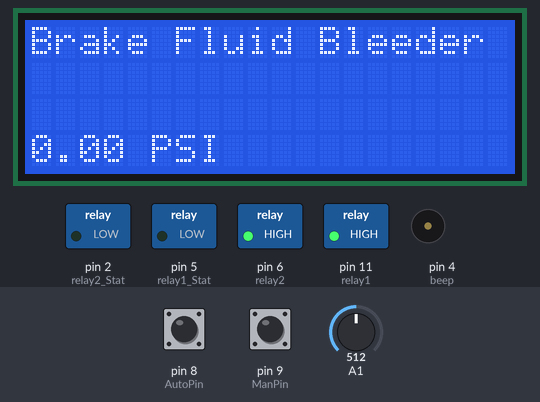
Recording of a sketch running on a simulated Arduino Uno, built with avr-gcc and run on an emulated ATmega328P. Shown: 20×4 character LCD, switched loads named in the sketch (green lamp = pin HIGH), buzzer (waves = sounding, pin HIGH). The test bench sets the inputs (shaded band); at power-on: pin 9 (ManPin) HIGH, pin 8 (AutoPin) HIGH, A1 = 512. What the sketch prints to the serial monitor is not drawn.

Above: at 1.2 s.
1.3 s: pin 9 (ManPin) pulled LOW for 0.15 s
At 2.4 s:
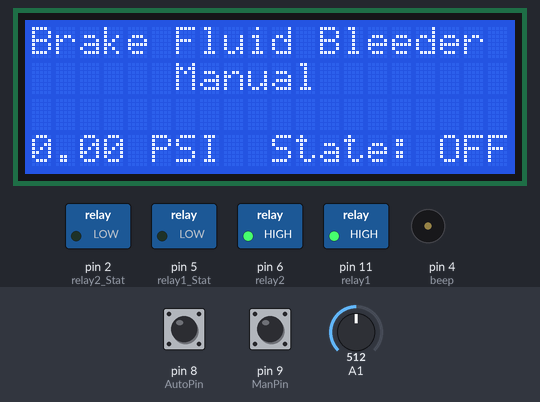
3.1 s: pin 8 (AutoPin) pulled LOW for 0.15 s
At 4.4 s:
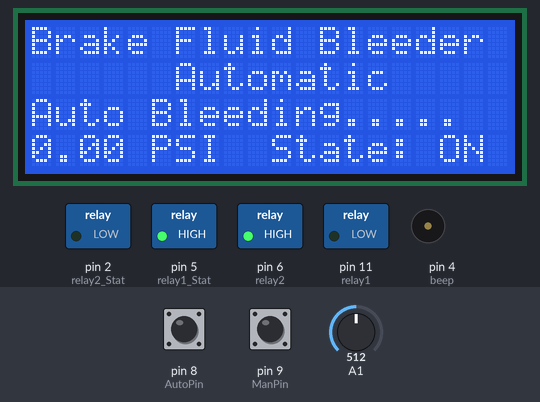
4.7 s: pin 9 (ManPin) pulled LOW for 1 s
At 5.4 s:
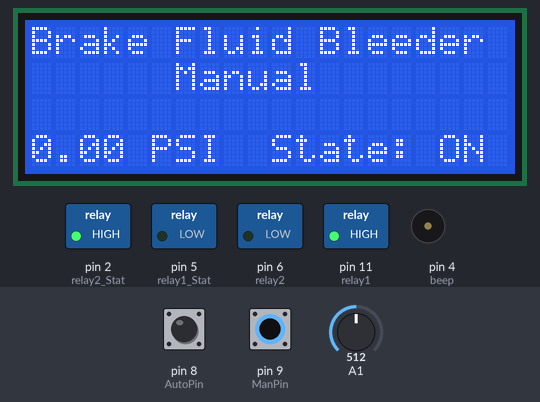
7.3 s: pin 9 (ManPin) pulled LOW for 3.2 s
At 11.8 s:
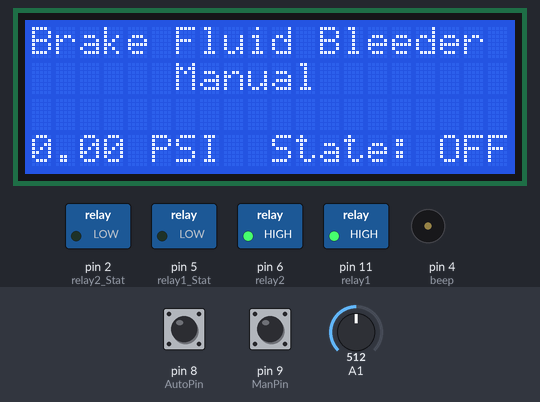
Timing chart, 0 to 13.1 s (numbered marks = the images above; inputs shaded):
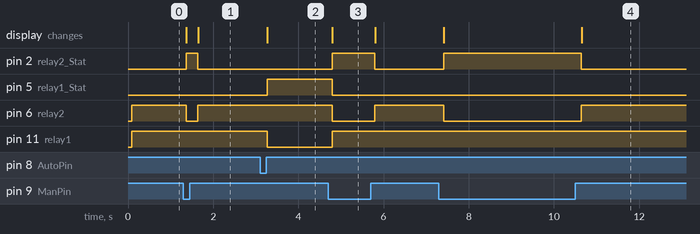

The sketch:

brake_fluid_bleeder_ino.ino
```cpp
/*
 * Dear programmer:
 *
 * When I wrote this code, only god and
 * I knew how it worked.
 * Now, only god knows it!
 *
 * Therefore, if are trying to optimize
 * this routine and it fails (most surely),
 * please increase this counter as a
 * Warning for the next person:
 *
 * total_hours_wasted_here = 658
 *
 */

/*
 *
 * Don't add library here or any instance of class.
 *
 */

#include <LCD_I2C.h>

LCD_I2C lcd(0x27, 20, 4); // Default address of most PCF8574 modules, change according

char ON[] = "ON";
char OFF[] = "OFF";
char BANNER[] = "Brake Fluid Bleeder";
char PROC1[] = "Automatic";
char PROC2[] = "Manual";
char INITIALIZE[] = "Auto Bleeding.....";
char TIMER[] = "Timer:";
char MIN[] = "Min ";
char PSI[] = "Psi: ";

// button pin

const int AutoPin = 8; // constant pin for
const int ManPin = 9; // constant pin for

const int AutonOn = 1; // automatic button
const int ManOn = 2;  // manual button

const int relay1 = 11; // auto relay
const int relay2 = 6; // //man relay

const int relay1_Stat = 5;  // automatic led violet
const int relay2_Stat = 2; // manual led green

const int beep = 4; // buzzer

int status; // status variable

// Potentiometer pin

const int potentiometer = A0; //constant pin for Potentiometer Speed control
const int raw_psi = A1; // raw_psi variable that hold analog data

void setup() {

    Serial.begin(9600); // serial communication with the speed of 9600
    pinMode(beep, OUTPUT);

    pinMode(relay1_Stat, OUTPUT);
    pinMode(relay2_Stat, OUTPUT);

    pinMode(relay1, OUTPUT);
    pinMode(relay2, OUTPUT);

    // button pin as input pullup (button will be low when pressed

    pinMode(AutoPin, INPUT_PULLUP);
    pinMode(ManPin, INPUT_PULLUP);

    lcd.begin(); // If you are using more I2C devices using the Wire library use lcd.begin(false)
    lcd.backlight(); // this stop the library(LCD_I2C) from calling Wire.begin()

    banner();
    digitalWrite(relay1, HIGH);
    digitalWrite(relay2, HIGH);
}

void loop() {


    /*
     *
     * TODO: - Optimize this routine
     *
     */

    // int pot_value = analogRead(A0);
    // int min = map(pot_value, 0, 1024, 0, 15000 );

    banner(); // function call

    int Automatic = digitalRead(AutoPin);
    int Manual = digitalRead(ManPin);


    if (Automatic == 0)
       {
           lcd.clear();
          status = AutonOn;
       }if(Manual == 0)
        {
          lcd.clear();
          status = ManOn;
        }

      /*
       * TODO: - refactor this routine
       *       - add tests
       *
       */


    if(status == 1){
        banner();
          lcd.setCursor(6, 1); // Or setting the cursor in the desired position.
          lcd.print(PROC1);
          lcd.setCursor(0, 2); // Or setting the cursor in the desired position.
          lcd.print(INITIALIZE);


          lcd.setCursor(10, 3); // Or setting the cursor in the desired position.
          lcd.print("State: ");
          lcd.print(ON);

          digitalWrite(relay1, LOW);
          digitalWrite(relay1_Stat, HIGH);

    }else if(status == 2){
        banner();
        lcd.setCursor(6, 1); // Or setting the cursor in the desired position.
        lcd.print(PROC2);

        if (Manual == 0){

           lcd.setCursor(10, 3); // Or setting the cursor in the desired position.
           lcd.print("State: ");
           lcd.print(ON);
           digitalWrite(relay1, HIGH);
           digitalWrite(relay1_Stat, LOW);

           digitalWrite(relay2, LOW);
           digitalWrite(relay2_Stat, HIGH);

           //digitalWrite(beep, HIGH);

        }else{
          banner();
          digitalWrite(relay2, HIGH);

          //digitalWrite(beep, LOW);

          digitalWrite(relay2_Stat, LOW);
          lcd.setCursor(10, 3); // Or setting the cursor in the desired position.
          lcd.print("State: ");
          lcd.print(OFF);

            }
        delay(50);

    }else{
       digitalWrite(relay1, HIGH);
       digitalWrite(relay2, HIGH);

       digitalWrite(relay1_Stat, LOW);
       digitalWrite(relay2_Stat, LOW);
       //digitalWrite(beep, LOW);
    }

}

void banner(){
      //int pot_value = analogRead(A0);
      //int min = map(pot_value, 0, 1024, 0, 15 );

      //int ps = analogRead(A1);
      //float map_psi = map(ps, 0, 1024, 0, 2 );

      lcd.setCursor(0, 0); // Or setting the cursor in the desired position.
      lcd.print(BANNER);

      float OilPressure = (float(OilPressure1(analogRead(A1))));
      float map_press = map(OilPressure, 0, 1024, 0, 2);
      lcd.setCursor(0, 3);
      //lcd.print(float(OilPressure));
      lcd.print(map_press);
      lcd.print(" PSI");
}


float OilPressure1(float RawADC)
{
  float Pressure;

  Serial.println(RawADC);
  Pressure = (RawADC/1024.00)*5; // calculate actual voltage across the sensor
  Pressure = (-.177 + sqrt(.03133-(4*-.0065*(.052-Pressure))))/-.013; // quadratic formula to get a more acurate reading based on the curve
  Pressure = Pressure * 14.7; // convert from bar to PSI
  return Pressure; // return value
}
```

Measured:
- after the input at 1.3 s, pin 2 (relay2_Stat): LOW → HIGH after 0.07 s, → LOW 0.26 s later; pin 6 (relay2): HIGH → LOW after 0.07 s, → HIGH 0.26 s later; the display: first changes after 0.07 s (image 1 shows a later state)
- after the input at 3.1 s, pin 5 (relay1_Stat): LOW → HIGH after 0.17 s; pin 11 (relay1): HIGH → LOW after 0.17 s; the display: changes after 0.17 s (image 2)
- after the input at 4.7 s, pin 2 (relay2_Stat): LOW → HIGH after 0.09 s, → LOW 1.0 s later; pin 5 (relay1_Stat): HIGH → LOW after 0.09 s; pin 6 (relay2): HIGH → LOW after 0.09 s, → HIGH 1.0 s later; pin 11 (relay1): LOW → HIGH after 0.09 s; the display: changes after 0.09 s (image 3)
- after the input at 7.3 s, pin 2 (relay2_Stat): LOW → HIGH after 0.12 s, → LOW 3.2 s later; pin 6 (relay2): HIGH → LOW after 0.12 s, → HIGH 3.2 s later; the display: first changes after 0.12 s (image 4 shows a later state)
